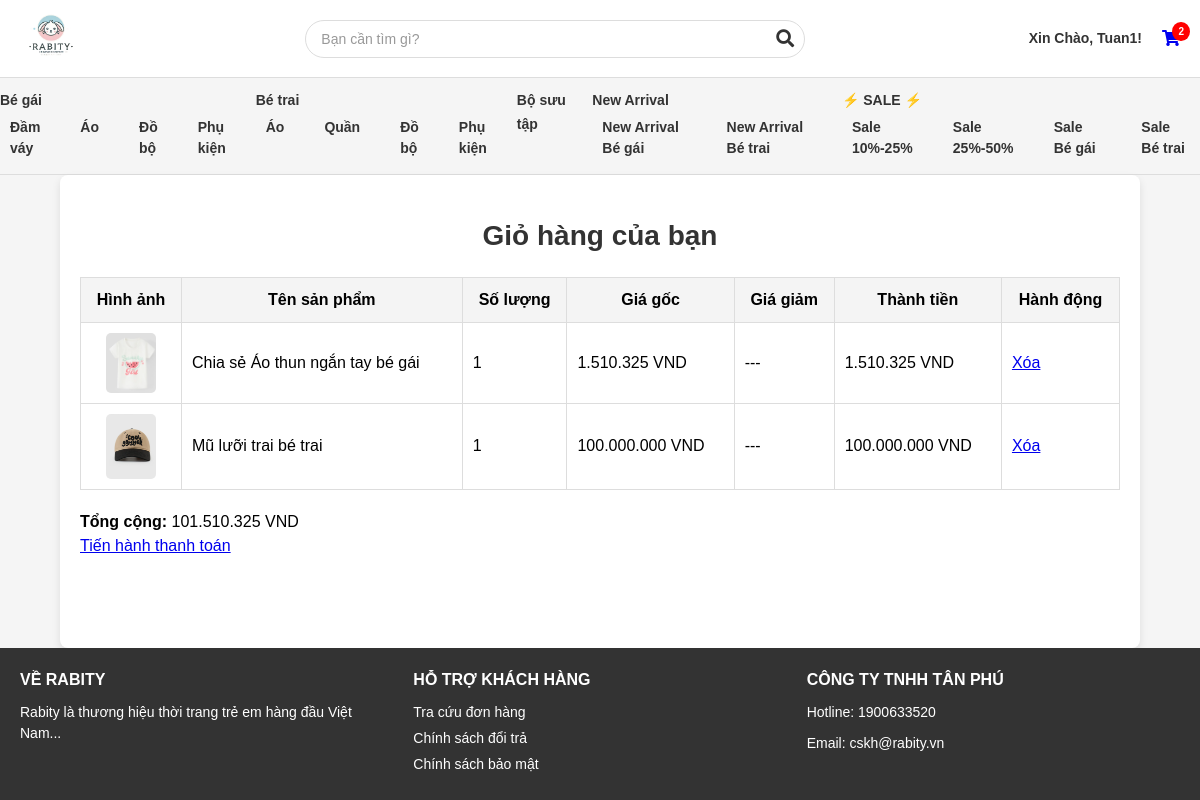
Before: /cart/cart.php (signed in) with the older database file.
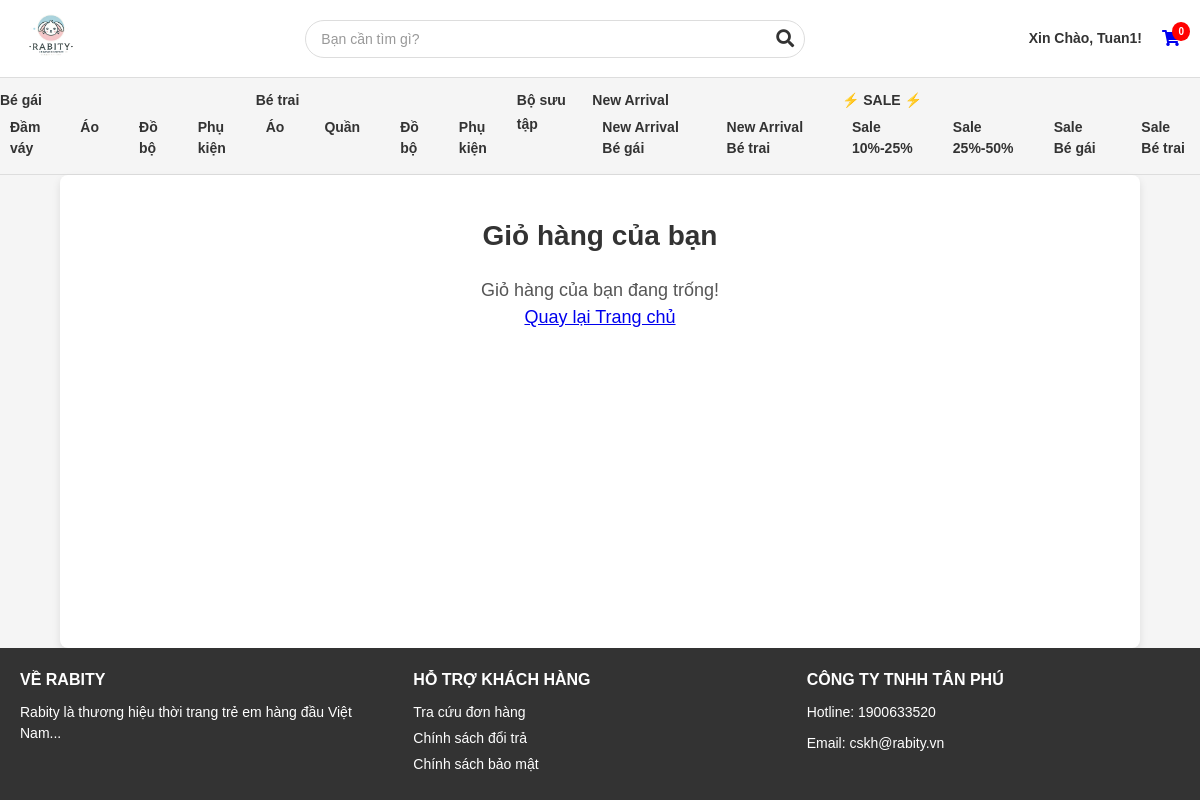
After: the same page with the newer database file.
### tables this page shows
CREATE TABLE `cart` (
  `id` int(11) NOT NULL,
  `user_id` int(11) NOT NULL,
  `product_id` int(11) NOT NULL,
  `quantity` int(11) NOT NULL DEFAULT 1,
  `created_at` timestamp NOT NULL DEFAULT current_timestamp()
);

CREATE TABLE `products` (
  `id` int(11) NOT NULL,
  `product_code` varchar(50) NOT NULL,
  `category` varchar(50) NOT NULL,
  `category_name` varchar(50) NOT NULL,
  `name` varchar(255) NOT NULL,
  `image` varchar(255) NOT NULL,
  `description` text NOT NULL,
  `price` decimal(10,2) NOT NULL,
  `created_at` timestamp NOT NULL DEFAULT current_timestamp(),
  `sale_percentage` int(11) DEFAULT 0
);

### cart/cart.php (the view, shortened to what this page needs)
<?php
require '../db.php';
$user_id = $_SESSION['user_id'];
$stmt = $pdo->prepare("
    SELECT cart.quantity, cart.product_id, products.name, products.price, products.sale_percentage, products.image
    FROM cart
    JOIN products ON cart.product_id = products.id
    WHERE cart.user_id = ?
");
$stmt->execute([$user_id]);
$cart_items = $stmt->fetchAll(PDO::FETCH_ASSOC);
?>
<!DOCTYPE html>
<html lang="en">
<head>
    <link rel="stylesheet" href="../css/style.css">
    <link rel="stylesheet" href="../css/cart.css">
</head>
<body>
<?php include '../header.php'; ?>
<main>
    <div class="cart-container">
        <h1>Giỏ hàng của bạn</h1>
        <?php if (empty($cart_items)): ?>
            <div class="empty-cart">
                <p>Giỏ hàng của bạn đang trống!</p>
                <a href="../index.php" class="btn-return">Quay lại Trang chủ</a>
            </div>
        <?php else: ?>
            <table>
                <thead>
                    <tr>
                        <th>Hình ảnh</th>
                        <th>Tên sản phẩm</th>
                        <th>Số lượng</th>
                        <th>Giá gốc</th>
                        <th>Giá giảm</th>
                        <th>Thành tiền</th>
                        <th>Hành động</th>
                    </tr>
                </thead>
                <tbody>
                    <?php
                    $total = 0;
                    foreach ($cart_items as $item):
                        $sale_price = $item['sale_percentage'] > 0
                            ? $item['price'] * (1 - $item['sale_percentage'] / 100)
                            : $item['price'];
                        $subtotal = $item['quantity'] * $sale_price;
                        $total += $subtotal;
                    ?>
                        <tr>
                            <td><img src="../uploads/<?php echo htmlspecialchars($item['image']); ?>" alt="<?php echo htmlspecialchars($item['name']); ?>"></td>
                            <td><?php echo htmlspecialchars($item['name']); ?></td>
                            <td><?php echo $item['quantity']; ?></td>
                            <td><?php echo number_format($item['price'], 0, ',', '.'); ?> VND</td>
                            <td>
                                <?php echo $item['sale_percentage'] > 0
                                    ? number_format($sale_price, 0, ',', '.') . ' VND'
                                    : '---'; ?>
                            </td>
                            <td><?php echo number_format($subtotal, 0, ',', '.'); ?> VND</td>
                            <td>
                                <a href="remove_from_cart.php?id=<?php echo $item['product_id']; ?>" class="btn-remove">Xóa</a>
                            </td>
                        </tr>
                    <?php endforeach; ?>
                </tbody>
            </table>
            <div class="cart-total">
                <p><strong>Tổng cộng:</strong> <?php echo number_format($total, 0, ',', '.'); ?> VND</p>
                <a href="checkout.php" class="btn-checkout">Tiến hành thanh toán</a>
            </div>
        <?php endif; ?>
    </div>
</main>
<?php include '../footer.php'; ?>
</body>
</html>

### header.php (shortened to what this page needs)
<?php
require 'db.php';
$cart_count = 0;
if (isset($_SESSION['user_id'])) {
    $user_id = $_SESSION['user_id'];
    $stmt = $pdo->prepare("SELECT SUM(quantity) AS total_quantity FROM cart WHERE user_id = ?");
    $stmt->execute([$user_id]);
    $result = $stmt->fetch(PDO::FETCH_ASSOC);
    $cart_count = $result['total_quantity'] ?? 0;
}
?>
<!DOCTYPE html>
<html lang="en">
<head>
    <link rel="stylesheet" href="css/style.css">
    <link href="https://cdnjs.cloudflare.com/ajax/libs/font-awesome/5.15.4/css/all.min.css" rel="stylesheet">
</head>
<body>
    <header class="header">
        <div class="header-top">
            <div class="logo">
                <a href="/BTL_PHP/index.php">
                    <img src="/BTL_PHP/logo.png" alt="Rabity Logo">
                </a>
            </div>
            <form class="search-bar" action="search.php" method="GET">
                <input type="text" name="query" placeholder="Bạn cần tìm gì?" required>
                <button type="submit"><i class="fas fa-search"></i></button>
            </form>
            <div class="header-icons">
            <?php if (isset($_SESSION['username']) && isset($_SESSION['role'])): ?>
                    <?php if ($_SESSION['role'] === 'admin'): ?>
                        <div class="user-welcome">
                            Quản trị, <?php echo htmlspecialchars($_SESSION['username']); ?>!
                            <div class="dropdown-menu">
                                <a href="/BTL_PHP/admin/dashboard.php">Quản trị</a>
                                <a href="/BTL_PHP/login/logout.php">Đăng xuất</a>
                            </div>
                        </div>
                    <?php else: ?>
                        <div class="user-welcome">
                            Xin chào, <?php echo htmlspecialchars($_SESSION['username']); ?>!
                        </div>
                    <?php endif; ?>
            <?php endif; ?>
            <div class="icon cart-icon">
                <a href="/BTL_PHP/cart/cart.php">
                    <i class="fas fa-shopping-cart"></i>
                    <span class="cart-count"><?php echo $cart_count; ?></span>
                </a>
            </div>
            </div>
        </div>
        <nav class="header-nav">
            <ul>
                <li class="dropdown">
                    <a href="category.php?category=Bé gái" class="dropdown-toggle">Bé gái</a>
                    <ul class="dropdown-menu">
                        <li><a href="category.php?category=Bé gái&&category_name=Đầm váy">Đầm váy</a></li>
                        <li><a href="category.php?category=Bé gái&category_name=Áo">Áo</a></li>
                        <li><a href="category.php?category=Bé gái&category_name=Đồ bộ">Đồ bộ</a></li>
                        <li><a href="category.php?category=Bé gái&category_name=Phụ kiện">Phụ kiện</a></li>
                    </ul>
                </li>
                <li class="dropdown">
                    <a href="category.php?category=Bé trai" class="dropdown-toggle">Bé trai</a>
                    <ul class="dropdown-menu">
                        <li><a href="category.php?category=Bé trai&category_name=Áo">Áo</a></li>
                        <li><a href="category.php?category=Bé trai&category_name=Quần">Quần</a></li>
                        <li><a href="category.php?category=Bé trai&category_name=Đồ bộ">Đồ bộ</a></li>
                        <li><a href="category.php?category=Bé trai&category_name=Phụ kiện">Phụ kiện</a></li>
                    </ul>
                </li>
                <li><a href="#">Bộ sưu tập</a></li>
                <li class="dropdown">
                    <a href="#">New Arrival</a>
                    <ul class="dropdown-menu">
                        <li><a href="new_arrival.php?category=Bé gái">New Arrival Bé gái</a></li>
                        <li><a href="new_arrival.php?category=Bé trai">New Arrival Bé trai</a></li>
                    </ul>
                </li>
                <li class="dropdown">
                    <a href="#">⚡ SALE ⚡</a>
                    <ul class="dropdown-menu">
                        <li><a href="sale.php?sale_range=10-25">Sale 10%-25%</a></li>
                        <li><a href="sale.php?sale_range=25-50">Sale 25%-50%</a></li>
                        <li><a href="sale.php?category=Bé gái">Sale Bé gái</a></li>
                        <li><a href="sale.php?category=Bé trai">Sale Bé trai</a></li>
                    </ul>
                </li>
            </ul>
        </nav>
    </header>

### footer.php
<footer class="footer">
    <div class="footer-container">
        <div class="footer-section">
            <h3>Về Rabity</h3>
            <p>Rabity là thương hiệu thời trang trẻ em hàng đầu Việt Nam...</p>
        </div>
        <div class="footer-section">
            <h3>Hỗ trợ khách hàng</h3>
            <ul>
                <li><a href="#">Tra cứu đơn hàng</a></li>
                <li><a href="#">Chính sách đổi trả</a></li>
                <li><a href="#">Chính sách bảo mật</a></li>
            </ul>
        </div>
        <div class="footer-section">
            <h3>Công ty TNHH Tân Phú</h3>
            <p>Hotline: 1900633520</p>
            <p>Email: cskh@rabity.vn</p>
        </div>
    </div>
</footer>

### css/style.css (style rules this page uses)
* { margin: 0; padding: 0; box-sizing: border-box; }
body { font-family: Arial, sans-serif; background-color: #f5f5f5; line-height: 1.5; padding: 0; margin: 0; }
.header { background-color: white; border-bottom: 1px solid #ddd; width: 100%; box-sizing: border-box; }
.header-top { display: flex; justify-content: space-between; align-items: center; padding: 10px 20px; gap: 10px; }
.logo img { max-height: 50px; }
.search-bar { display: flex; align-items: center; border: 1px solid #ddd; border-radius: 20px; padding: 5px 10px; flex: 1; max-width: 500px; }
.search-bar input { border: none; outline: none; flex: 1; padding: 5px; font-size: 14px; }
.search-bar input::placeholder { color: #999; }
.search-bar button { background: none; border: none; cursor: pointer; font-size: 16px; color: #333; }
.search-bar button i { font-size: 18px; }
.header-icons { display: flex; align-items: center; gap: 20px; }
.user-welcome { font-size: 14px; font-weight: bold; color: #333; cursor: pointer; text-transform: capitalize; position: relative; }
.dropdown-menu a { display: block; text-decoration: none; color: white; padding: 5px 10px; transition: background-color 0.2s ease; text-align: left; font-size: 12px; }
.cart-icon { position: relative; font-size: 16px; color: #333; cursor: pointer; }
.cart-icon .cart-count { position: absolute; top: -5px; right: -10px; background-color: red; color: white; font-size: 10px; font-weight: bold; border-radius: 50%; padding: 2px 6px; }
.header-nav { background-color: #f5f5f5; padding: 10px 0; border-top: 1px solid #ddd; }
.header-nav ul { display: flex; justify-content: center; list-style: none; gap: 20px; margin: 0; padding: 0; }
.header-nav ul li a { text-decoration: none; font-size: 14px; color: #333; font-weight: bold; }
.footer { background-color: #333; color: white; padding: 20px; }
.footer-container { display: flex; justify-content: space-between; gap: 20px; flex-wrap: wrap; }
.footer-section { flex: 1 1 calc(33.333% - 20px); min-width: 200px; }
.footer-section h3 { font-size: 16px; margin-bottom: 10px; font-weight: bold; text-transform: uppercase; }
.footer-section ul { list-style: none; padding: 0; }
.footer-section ul li a { text-decoration: none; color: white; font-size: 14px; display: block; margin-bottom: 5px; }
.footer-section p { font-size: 14px; margin-bottom: 10px; }

### css/cart.css (style rules this page uses)
body { font-family: Arial, sans-serif; background-color: #f5f5f5; margin: 0; padding: 0; display: flex; flex-direction: column; min-height: 100vh; }
main { flex: 1; padding: 20px; background-color: #fff; margin: 0 auto; width: 90%; max-width: 1200px; box-shadow: 0 4px 8px rgba(0, 0, 0, 0.1); border-radius: 8px; }
h1 { text-align: center; margin: 20px 0; font-size: 28px; color: #333; }
.empty-cart { text-align: center; font-size: 18px; color: #555; margin-bottom: 20px; }
table { width: 100%; border-collapse: collapse; margin: 20px 0; font-size: 16px; text-align: left; }
table th, table td { border: 1px solid #ddd; padding: 10px; }
table th { background-color: #f4f4f4; font-weight: bold; text-align: center; }
table img { max-width: 50px; border-radius: 5px; display: block; margin: 0 auto; }

Changed rows visible on the page:
removed cart: product.image (picture), product.name "Chia sẻ Áo thun ngắn tay bé gái", quantity "1", product.price "1.510.325", quantity.price "1.510.325"
removed cart: product.image (picture), product.name "Mũ lưỡi trai bé trai", quantity "1", product.price "100.000.000", quantity.price "100.000.000"
Other visible differences:
$cart_count: "2" → "0"
$total: "101.510.325" → (not shown)
text no longer shown: "Hình ảnh Tên sản phẩm Số lượng Giá gốc Giá giảm Thành tiền Hành động Tổng cộng: VND Tiến hành thanh toán"
text now shown: "Giỏ hàng của bạn đang trống! Quay lại Trang chủ"
